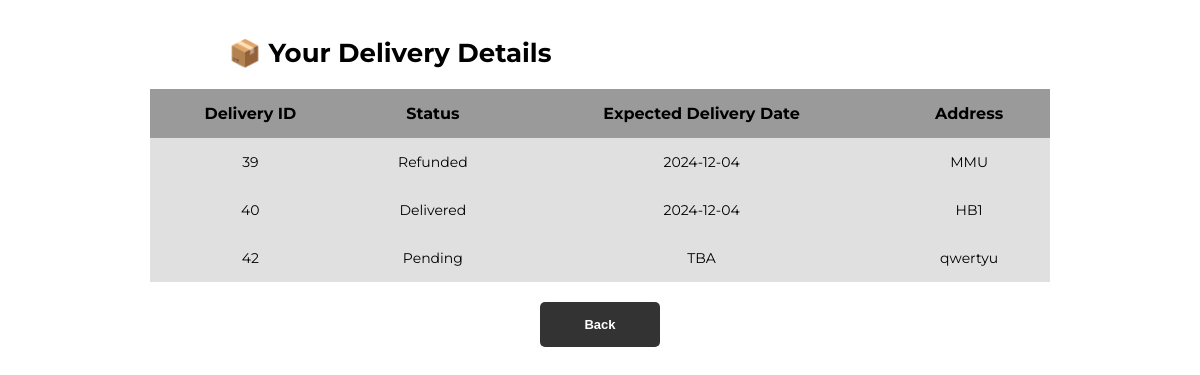
The page /viewdelcus (signed in) on the database as committed earlier.
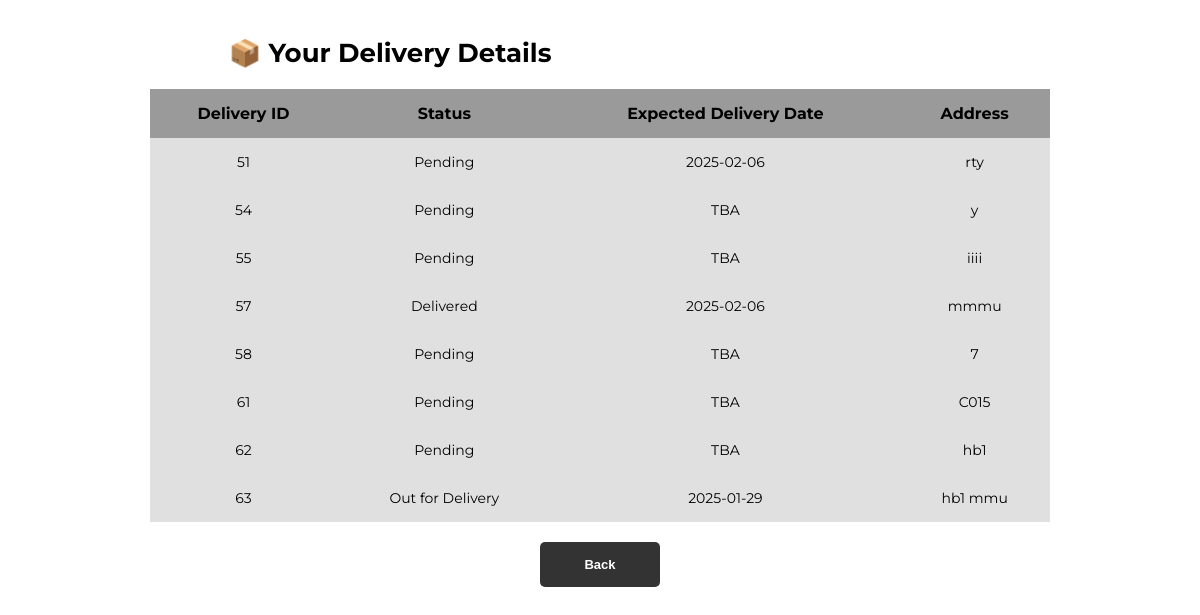
The same page on the database as committed later.
### main.py (models this page shows)
class Delivery(db.Model):
    id = db.Column(db.Integer, primary_key=True)
    customer_id = db.Column(db.Integer, db.ForeignKey('customer.id'), nullable=False)  # Link to customer
    delivery_status = db.Column(db.String(50), default="Pending")
    expected_delivery_date = db.Column(db.String(50), nullable=False)
    address = db.Column(db.String(255), nullable=False)
    customer = db.relationship('customer', backref=db.backref('deliveries', lazy=True))

### main.py (the view)
@tandtweb.route('/viewdelcus', methods=['GET'])
def delivery_detail():
    customer_id = session.get('user_id')
    if not customer_id:
        flash('Please log in to view your delivery details.', 'error')
        return redirect('/customer')
    deliveries = Delivery.query.filter_by(customer_id=customer_id).all()
    return render_template('viewdelcus.html', deliveries=deliveries)

### templates/viewdelcus.html (shortened to what this page needs)
<!DOCTYPE html>
<html lang="en">
<head>
    <link rel="stylesheet" href="/static/viewtable.css">
</head>
<body>
    <h1 class="viewcus">📦 Your Delivery Details</h1>
    {% if deliveries %}
        <table class="viewcus">
            <thead>
                <tr>
                    <th>Delivery ID</th>
                    <th>Status</th>
                    <th>Expected Delivery Date</th>
                    <th>Address</th>
                </tr>
            </thead>
            <tbody>
                {% for delivery in deliveries %}
                    <tr>
                        <td>{{ delivery.id }}</td>
                        <td>{{ delivery.delivery_status }}</td>
                        <td>{{ delivery.expected_delivery_date }}</td>
                        <td>{{ delivery.address }}</td>
                    </tr>
                {% endfor %}
            </tbody>
        </table>
    {% else %}
        <p class="no-deliveries">No delivery details found.</p>
    {% endif %}
    <button type="button" onclick="window.location.href='/customerhome'">Back</button>
</body>
</html>

Rows that differ between the two databases and show on the page:
removed Delivery: id "39", delivery_status "Refunded", expected_delivery_date "2024-12-04", address "MMU"
removed Delivery: id "40", delivery_status "Delivered", expected_delivery_date "2024-12-04", address "HB1"
removed Delivery: id "42", delivery_status "Pending", expected_delivery_date "TBA", address "qwertyu"
added Delivery: id "51", delivery_status "Pending", expected_delivery_date "2025-02-06", address "rty"
added Delivery: id "54", delivery_status "Pending", expected_delivery_date "TBA", address "y"
added Delivery: id "55", delivery_status "Pending", expected_delivery_date "TBA", address "iiii"
added Delivery: id "57", delivery_status "Delivered", expected_delivery_date "2025-02-06", address "mmmu"
added Delivery: id "58", delivery_status "Pending", expected_delivery_date "TBA", address "7"
added Delivery: id "61", delivery_status "Pending", expected_delivery_date "TBA", address "C015"
added Delivery: id "62", delivery_status "Pending", expected_delivery_date "TBA", address "hb1"
added Delivery: id "63", delivery_status "Out for Delivery", expected_delivery_date "2025-01-29", address "hb1 mmu"
